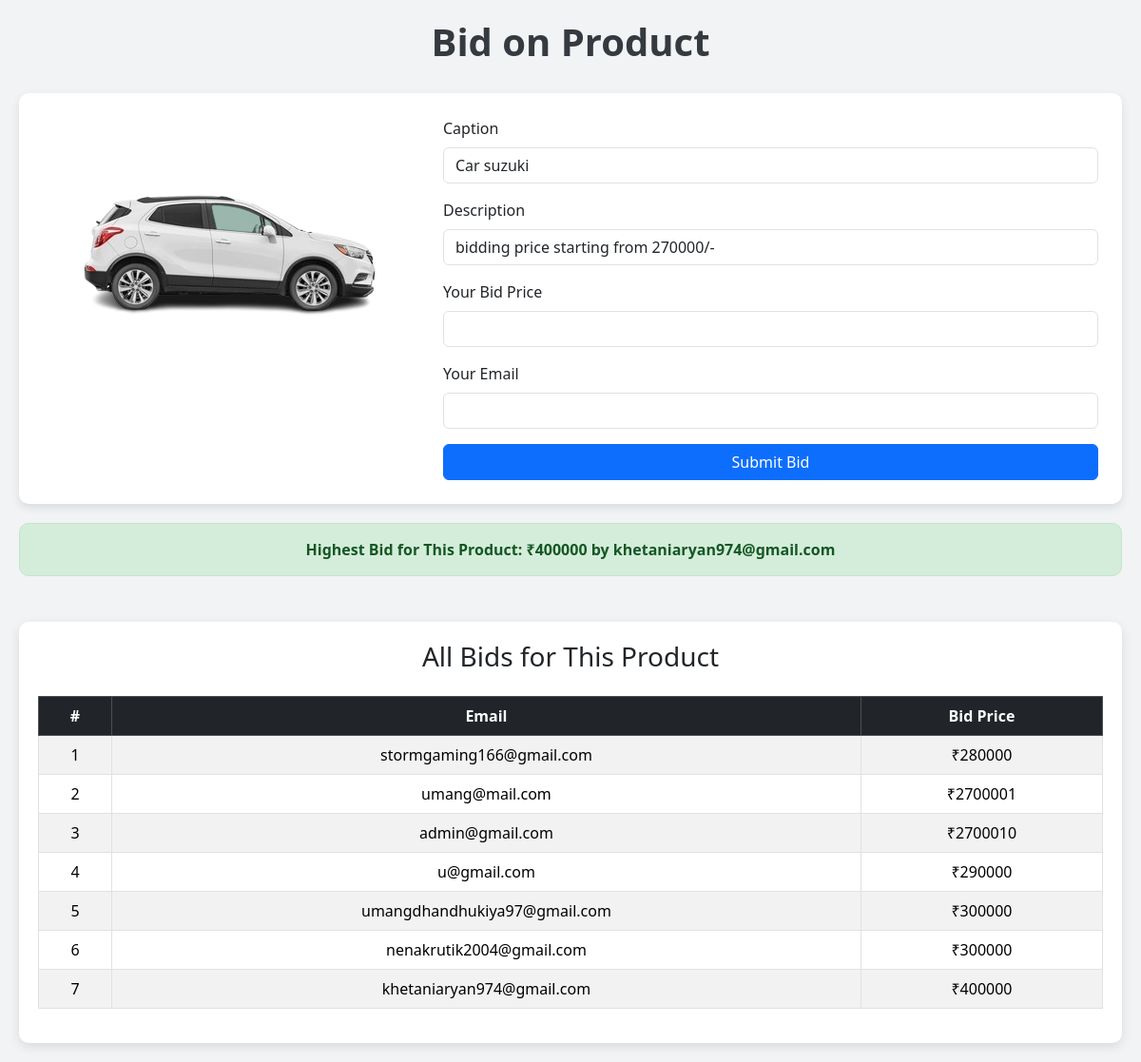
Page /final/8/ on the committed database.
### Eauction/models.py (models this page shows, shortened)
class image(models.Model):
    image = models.ImageField(upload_to="product_images/")
    caption = models.CharField(max_length=100)
    des = models.TextField()
    auction_end_time = models.DateTimeField(default=get_auction_end_time)

class orderlist(models.Model):
    caption = models.CharField(max_length=100)
    des = models.CharField(max_length=100, null=True)
    price = models.CharField(max_length=100)
    email = models.CharField(max_length=90)

### Eauction/views.py (the view, shortened to what this page needs)
# urls.py: path('final/<str:pk>/', views.final, name='final'),
def final(request, pk):
    prod = get_object_or_404(image, id=pk)
    bids = orderlist.objects.filter(caption=prod.caption)
    all_bids = orderlist.objects.all()
    highest_bid = bids.order_by('-price').first() if bids.exists() else None
    context = {
        'prod': prod,
        'bids': bids,
        'showdata': all_bids,
        'highest_bid': highest_bid
    }
    return render(request, 'final.html', context)

### templates/final.html (shortened to what this page needs)
<!DOCTYPE html>
<html lang="en">
<head>
  <link href="https://cdn.jsdelivr.net/npm/bootstrap@5.3.3/dist/css/bootstrap.min.css" rel="stylesheet"/>
</head>
<body>
  <h1>Bid on Product</h1>
  <div id="product">
    <div class="p1">
      <img src="{{ prod.image.url }}" alt="Product Image" />
    </div>
    <div class="p2">
      <form action="{% url 'final' prod.id %}" method="POST">
        <div class="mb-3">
          <label class="form-label">Caption</label>
          <input type="text" name="caption" value="{{ prod.caption }}" class="form-control" readonly />
        </div>
        <div class="mb-3">
          <label class="form-label">Description</label>
          <input type="text" name="des" value="{{ prod.des }}" class="form-control" readonly />
        </div>
        <div class="mb-3">
          <label class="form-label">Your Bid Price</label>
          <input type="text" name="price" class="form-control" required />
        </div>
        <div class="mb-3">
          <label class="form-label">Your Email</label>
          <input type="email" name="email" class="form-control" required />
        </div>
        <button class="btn btn-primary w-100" type="submit">Submit Bid</button>
      </form>
    </div>
  </div>
  {% if highest_bid %}
  <div class="highlight">
    Highest Bid for This Product: ₹{{ highest_bid.price }} by {{ highest_bid.email }}
  </div>
  {% endif %}
  {% if bids %}
  <div class="table-container mt-5">
    <h3 class="text-center mb-4">All Bids for This Product</h3>
    <table class="table table-striped table-bordered text-center">
      <thead class="table-dark">
        <tr>
          <th>#</th>
          <th>Email</th>
          <th>Bid Price</th>
        </tr>
      </thead>
      <tbody>
        {% for bid in bids %}
        <tr>
          <td>{{ forloop.counter }}</td>
          <td>{{ bid.email }}</td>
          <td>₹{{ bid.price }}</td>
        </tr>
        {% endfor %}
      </tbody>
    </table>
  </div>
  {% endif %}
</body>
</html>

### templates/final.html (style rules this page uses)
body { background-color: #f1f3f5; font-family: 'Segoe UI', Tahoma, Geneva, Verdana, sans-serif; padding: 20px; }
h1 { text-align: center; margin-bottom: 30px; font-weight: bold; color: #343a40; }
#product { display: flex; flex-wrap: wrap; gap: 2rem; justify-content: center; background-color: white; padding: 25px; border-radius: 10px; box-shadow: 0 4px 10px rgba(0,0,0,0.1); }
.p1 img { width: 100%; max-width: 400px; border-radius: 10px; object-fit: cover; }
.p2 { flex: 1; min-width: 300px; }
.btn { background-color: #0d6efd; color: white; }
.table-container { margin-top: 40px; background-color: white; padding: 20px; border-radius: 10px; box-shadow: 0 4px 12px rgba(0,0,0,0.1); }
.highlight { background-color: #d4edda; border: 1px solid #c3e6cb; padding: 15px; border-radius: 10px; color: #155724; font-weight: bold; margin-top: 20px; text-align: center; }

### rows in the picture
image: image (picture), caption "Car suzuki", des "bidding price starting from 270000/-"
orderlist: price "400000", email "khetaniaryan974@gmail.com"
orderlist: email "stormgaming166@gmail.com", price "280000"
orderlist: email "umang@mail.com", price "2700001"
orderlist: email "admin@gmail.com", price "2700010"
orderlist: email "u@gmail.com", price "290000"
orderlist: email "umangdhandhukiya97@gmail.com", price "300000"
orderlist: email "nenakrutik2004@gmail.com", price "300000"
